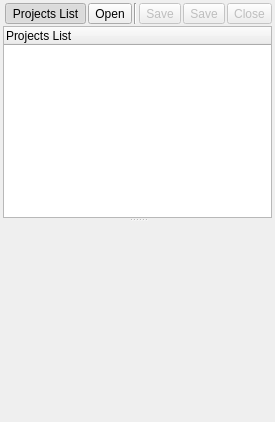
<ui version="4.0" >
 <class>UIProjectsManager</class>
 <widget class="QWidget" name="UIProjectsManager" >
  <property name="geometry" >
   <rect>
    <x>0</x>
    <y>0</y>
    <width>256</width>
    <height>422</height>
   </rect>
  </property>
  <property name="windowTitle" >
   <string>Projects Manager</string>
  </property>
  <property name="windowIcon" >
   <iconset resource="../resources/qmakeproject_resources.qrc" >:/icons/icons/project.png</iconset>
  </property>
  <layout class="QGridLayout" >
   <property name="margin" >
    <number>3</number>
   </property>
   <property name="spacing" >
    <number>2</number>
   </property>
   <item row="1" column="0" colspan="7" >
    <widget class="QSplitter" name="splitter" >
     <property name="sizePolicy" >
      <sizepolicy>
       <hsizetype>7</hsizetype>
       <vsizetype>7</vsizetype>
       <horstretch>0</horstretch>
       <verstretch>0</verstretch>
      </sizepolicy>
     </property>
     <property name="orientation" >
      <enum>Qt::Vertical</enum>
     </property>
     <widget class="QTreeWidget" name="twProjects" >
      <property name="sizePolicy" >
       <sizepolicy>
        <hsizetype>7</hsizetype>
        <vsizetype>7</vsizetype>
        <horstretch>0</horstretch>
        <verstretch>0</verstretch>
       </sizepolicy>
      </property>
      <property name="columnCount" >
       <number>1</number>
      </property>
      <column>
       <property name="text" >
        <string>Projects List</string>
       </property>
      </column>
     </widget>
     <widget class="QStackedWidget" name="swProjects" >
      <property name="sizePolicy" >
       <sizepolicy>
        <hsizetype>7</hsizetype>
        <vsizetype>7</vsizetype>
        <horstretch>0</horstretch>
        <verstretch>255</verstretch>
       </sizepolicy>
      </property>
     </widget>
    </widget>
   </item>
   <item row="0" column="6" >
    <widget class="QToolButton" name="tbCloseCurrent" >
     <property name="enabled" >
      <bool>false</bool>
     </property>
     <property name="text" >
      <string>Close</string>
     </property>
     <property name="icon" >
      <iconset resource="../resources/qmakeproject_resources.qrc" >:/icons/icons/close.png</iconset>
     </property>
    </widget>
   </item>
   <item row="0" column="2" >
    <widget class="QToolButton" name="tbOpen" >
     <property name="text" >
      <string>Open</string>
     </property>
     <property name="icon" >
      <iconset resource="../resources/qmakeproject_resources.qrc" >:/icons/icons/open.png</iconset>
     </property>
    </widget>
   </item>
   <item row="0" column="5" >
    <widget class="QToolButton" name="tbSaveCurrent" >
     <property name="enabled" >
      <bool>false</bool>
     </property>
     <property name="text" >
      <string>Save</string>
     </property>
     <property name="icon" >
      <iconset resource="../resources/qmakeproject_resources.qrc" >:/icons/icons/save.png</iconset>
     </property>
    </widget>
   </item>
   <item row="0" column="4" >
    <widget class="QToolButton" name="tbComplexCurrent" >
     <property name="enabled" >
      <bool>false</bool>
     </property>
     <property name="text" >
      <string>Save</string>
     </property>
     <property name="icon" >
      <iconset resource="../resources/qmakeproject_resources.qrc" >:/icons/icons/template.png</iconset>
     </property>
     <property name="checkable" >
      <bool>true</bool>
     </property>
    </widget>
   </item>
   <item row="0" column="3" >
    <widget class="Line" name="lSeparator" >
     <property name="orientation" >
      <enum>Qt::Vertical</enum>
     </property>
    </widget>
   </item>
   <item row="0" column="1" >
    <widget class="QToolButton" name="tbProjectsList" >
     <property name="text" >
      <string>Projects List</string>
     </property>
     <property name="icon" >
      <iconset resource="../resources/qmakeproject_resources.qrc" >:/icons/icons/scope.png</iconset>
     </property>
     <property name="checkable" >
      <bool>true</bool>
     </property>
     <property name="checked" >
      <bool>true</bool>
     </property>
    </widget>
   </item>
   <item row="0" column="0" >
    <spacer>
     <property name="orientation" >
      <enum>Qt::Horizontal</enum>
     </property>
     <property name="sizeHint" >
      <size>
       <width>211</width>
       <height>20</height>
      </size>
     </property>
    </spacer>
   </item>
  </layout>
 </widget>
 <resources>
  <include location="../resources/qmakeproject_resources.qrc" />
 </resources>
 <connections>
  <connection>
   <sender>tbProjectsList</sender>
   <signal>toggled(bool)</signal>
   <receiver>twProjects</receiver>
   <slot>setVisible(bool)</slot>
   <hints>
    <hint type="sourcelabel" >
     <x>273</x>
     <y>11</y>
    </hint>
    <hint type="destinationlabel" >
     <x>261</x>
     <y>64</y>
    </hint>
   </hints>
  </connection>
 </connections>
</ui>
